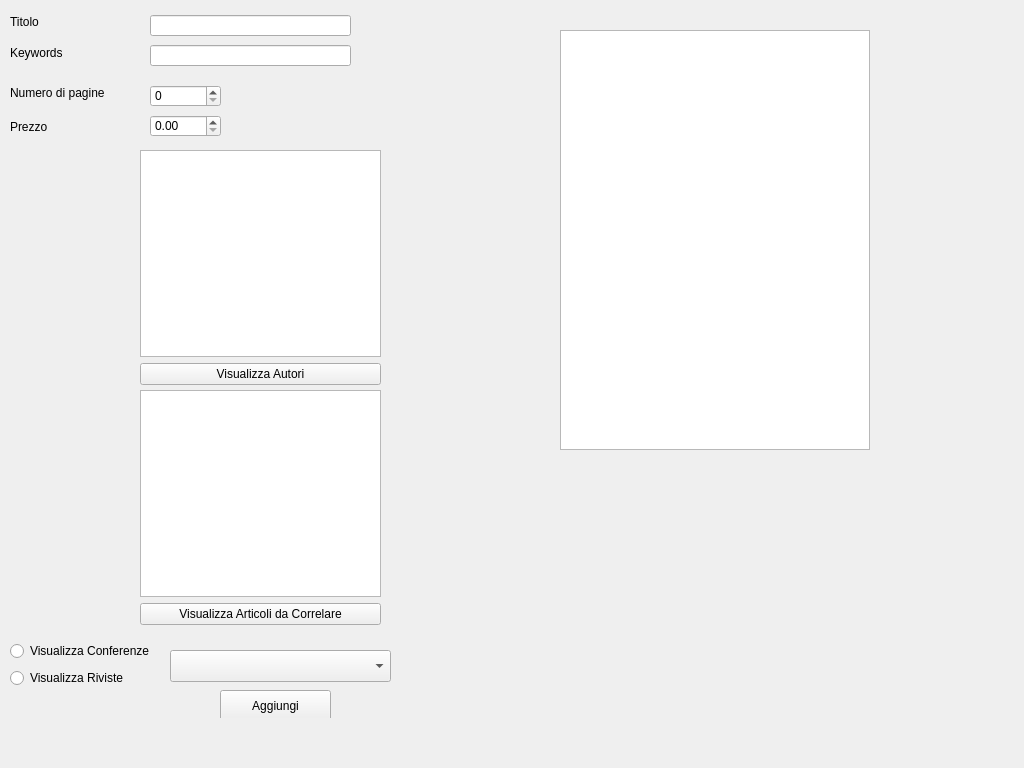
<?xml version="1.0" encoding="UTF-8"?>
<ui version="4.0">
 <class>paginaArticolo</class>
 <widget class="QWidget" name="paginaArticolo">
  <property name="geometry">
   <rect>
    <x>0</x>
    <y>0</y>
    <width>1024</width>
    <height>768</height>
   </rect>
  </property>
  <property name="windowTitle">
   <string>Form</string>
  </property>
  <widget class="QStackedWidget" name="stackedWidget">
   <property name="geometry">
    <rect>
     <x>0</x>
     <y>0</y>
     <width>1024</width>
     <height>718</height>
    </rect>
   </property>
   <widget class="QWidget" name="Home">
    <widget class="QLabel" name="labelPrezzo">
     <property name="geometry">
      <rect>
       <x>10</x>
       <y>120</y>
       <width>47</width>
       <height>13</height>
      </rect>
     </property>
     <property name="text">
      <string>Prezzo</string>
     </property>
    </widget>
    <widget class="QLabel" name="labelNumeroPagine">
     <property name="geometry">
      <rect>
       <x>10</x>
       <y>85</y>
       <width>111</width>
       <height>16</height>
      </rect>
     </property>
     <property name="text">
      <string>Numero di pagine</string>
     </property>
    </widget>
    <widget class="QLabel" name="labelKeywords">
     <property name="geometry">
      <rect>
       <x>10</x>
       <y>45</y>
       <width>71</width>
       <height>16</height>
      </rect>
     </property>
     <property name="text">
      <string>Keywords</string>
     </property>
    </widget>
    <widget class="QLabel" name="labelTitolo">
     <property name="geometry">
      <rect>
       <x>10</x>
       <y>15</y>
       <width>47</width>
       <height>13</height>
      </rect>
     </property>
     <property name="text">
      <string>Titolo</string>
     </property>
    </widget>
    <widget class="QSpinBox" name="NumeroPagine">
     <property name="geometry">
      <rect>
       <x>150</x>
       <y>85</y>
       <width>71</width>
       <height>22</height>
      </rect>
     </property>
     <property name="maximum">
      <number>50000</number>
     </property>
    </widget>
    <widget class="QLineEdit" name="Titolo">
     <property name="geometry">
      <rect>
       <x>150</x>
       <y>15</y>
       <width>201</width>
       <height>21</height>
      </rect>
     </property>
    </widget>
    <widget class="QDoubleSpinBox" name="Prezzo">
     <property name="geometry">
      <rect>
       <x>150</x>
       <y>115</y>
       <width>71</width>
       <height>22</height>
      </rect>
     </property>
     <property name="maximum">
      <double>50000.000000000000000</double>
     </property>
    </widget>
    <widget class="QLineEdit" name="Keywords">
     <property name="geometry">
      <rect>
       <x>150</x>
       <y>45</y>
       <width>201</width>
       <height>21</height>
      </rect>
     </property>
    </widget>
    <widget class="QListWidget" name="listArticoli">
     <property name="geometry">
      <rect>
       <x>560</x>
       <y>30</y>
       <width>310</width>
       <height>420</height>
      </rect>
     </property>
    </widget>
    <widget class="QComboBox" name="PubblicatoPer">
     <property name="geometry">
      <rect>
       <x>170</x>
       <y>650</y>
       <width>221</width>
       <height>32</height>
      </rect>
     </property>
    </widget>
    <widget class="QWidget" name="layoutWidget">
     <property name="geometry">
      <rect>
       <x>140</x>
       <y>390</y>
       <width>241</width>
       <height>235</height>
      </rect>
     </property>
     <layout class="QVBoxLayout" name="verticalLayout">
      <item>
       <widget class="QListWidget" name="listArticoliCorrelati"/>
      </item>
      <item>
       <widget class="QPushButton" name="buttonVisualizzaArticoli">
        <property name="text">
         <string>Visualizza Articoli da Correlare</string>
        </property>
       </widget>
      </item>
     </layout>
    </widget>
    <widget class="QWidget" name="layoutWidget">
     <property name="geometry">
      <rect>
       <x>140</x>
       <y>150</y>
       <width>241</width>
       <height>235</height>
      </rect>
     </property>
     <layout class="QVBoxLayout" name="verticalLayout_2">
      <item>
       <widget class="QListWidget" name="listAutori"/>
      </item>
      <item>
       <widget class="QPushButton" name="buttonVisualizzaAutori">
        <property name="text">
         <string>Visualizza Autori</string>
        </property>
       </widget>
      </item>
     </layout>
    </widget>
    <widget class="QWidget" name="layoutWidget">
     <property name="geometry">
      <rect>
       <x>10</x>
       <y>640</y>
       <width>161</width>
       <height>51</height>
      </rect>
     </property>
     <layout class="QVBoxLayout" name="verticalLayout_3">
      <item>
       <widget class="QRadioButton" name="buttonConferenze">
        <property name="text">
         <string>Visualizza Conferenze</string>
        </property>
       </widget>
      </item>
      <item>
       <widget class="QRadioButton" name="buttonRiviste">
        <property name="text">
         <string>Visualizza Riviste</string>
        </property>
       </widget>
      </item>
     </layout>
    </widget>
    <widget class="QPushButton" name="buttonAggiungi">
     <property name="geometry">
      <rect>
       <x>220</x>
       <y>690</y>
       <width>111</width>
       <height>31</height>
      </rect>
     </property>
     <property name="text">
      <string>Aggiungi</string>
     </property>
    </widget>
   </widget>
  </widget>
 </widget>
 <resources/>
 <connections/>
</ui>
